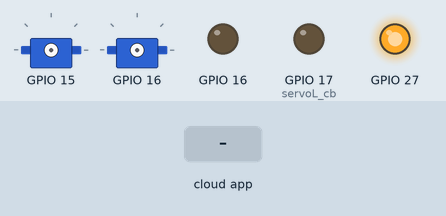
Recording of a sketch running on a simulated ESP32. Shown: 2 × servo, output pins drawn as LEDs (lit = HIGH). The inputs (shaded band) are chosen by the test bench. WiFi joins after 1.5 s; servers stay silent unless stated; the ROS host is connected and sends only what is stated; servo pulses on a pin are drawn as a servo (544–2400 µs = 0–180°); what the sketch prints to the serial monitor is not drawn.

Above: at 2.7 s.
2.8 s: the phone or cloud app sets servo_L to 0
At 4.0 s:
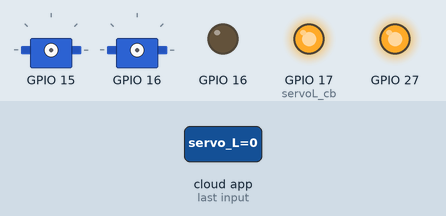
4.3 s: the phone or cloud app sets servo_R to 45
At 5.2 s:
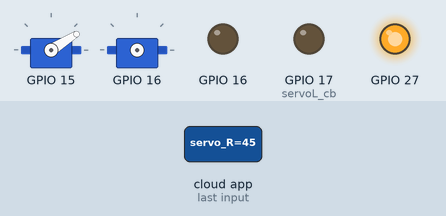
5.8 s: the phone or cloud app sets servo_L to 90
At 6.3 s:
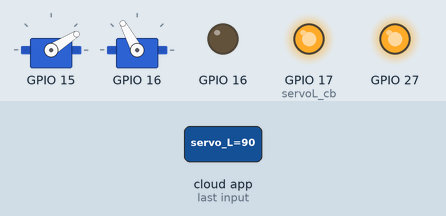
7.3 s: the phone or cloud app sets servo_R to 180
At 8.5 s:
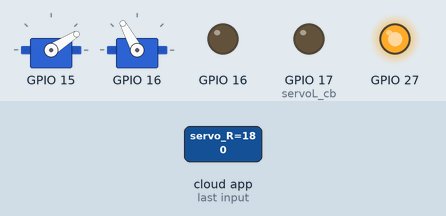
8.8 s: the phone or cloud app sets servo_L to 45
At 9.8 s:
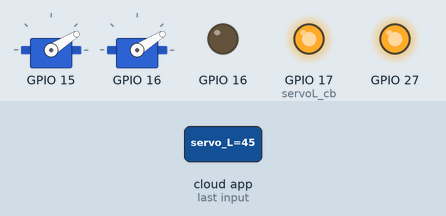
10.3 s: the phone or cloud app sets servo_R to 0
At 10.9 s:
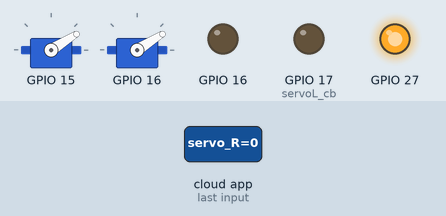
Timing chart, 0 to 12.8 s (numbered marks = the images above; inputs shaded):
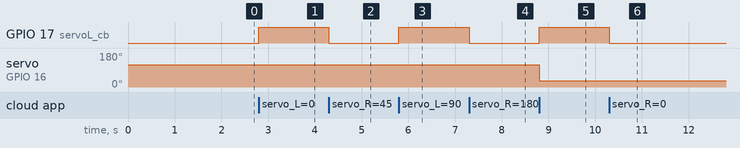

Measured:
- after the input at 2.8 s, GPIO 17 (servoL_cb): LOW → HIGH at once
- after the input at 4.3 s, GPIO 17 (servoL_cb): HIGH → LOW at once
- after the input at 5.8 s, GPIO 17 (servoL_cb): LOW → HIGH at once
- after the input at 7.3 s, GPIO 17 (servoL_cb): HIGH → LOW at once
- after the input at 8.8 s, GPIO 17 (servoL_cb): LOW → HIGH at once; servo on GPIO 16: 118° → 32° at once
- after the input at 10.3 s, GPIO 17 (servoL_cb): HIGH → LOW at once

The sketch:

3-15_mtrctrl_robot_wifi-servo_test.ino.ino
```cpp
#include "esp_system.h"
#include <ros.h>
#include <std_msgs/UInt16.h>
#include <WiFi.h>

const char SSID[] = "aterm-ecce1b-g";
//const char SSID[] = "KICK-event";
const char PASSWORD[] = "753bf0b3391c9";
//const char PASSWORD[] = "g6f5R9sP";
IPAddress server(192,168,11,17);
const uint16_t serverPort = 11411;

WiFiClient client;
class WiFiHardware {

  public:
  WiFiHardware() {};

  void init() {
    // do your initialization here. this probably includes TCP server/client setup
    client.connect(server, serverPort);
  }

  // read a byte from the serial port. -1 = failure
  int read() {
    // implement this method so that it reads a byte from the TCP connection and returns it
    //  you may return -1 is there is an error; for example if the TCP connection is not open
    return client.read();         //will return -1 when it will works
  }

  // write data to the connection to ROS
  void write(uint8_t* data, int length) {
    // implement this so that it takes the arguments and writes or prints them to the TCP connection
    for(int i=0; i<length; i++)
      client.write(data[i]);
  }

 // returns milliseconds since start of program
  unsigned long time() {
     return millis(); // easy; did this one for you
  }
};


ros::NodeHandle_<WiFiHardware> nh;

//Servo servo;

void servoL_cb(const std_msgs::UInt16& cmd_msg){

    //servo.write(cmd_msg.data);
    ledcWrite(1,cmd_msg.data);
    //ledcWrite(1,cmd_msg.data);
    //delay(150);
    Serial.print(cmd_msg.data);
    digitalWrite(17, HIGH-digitalRead(17));

}
void servoR_cb(const std_msgs::UInt16& cmd_msg){

    //servo.write(cmd_msg.data);
    //ledcWrite(0,cmd_msg.data);
    ledcWrite(0,cmd_msg.data);
    //delay(150);
    Serial.print(cmd_msg.data);
    digitalWrite(17, HIGH-digitalRead(17));

}

ros::Subscriber<std_msgs::UInt16> subL("servo_L", servoL_cb);
ros::Subscriber<std_msgs::UInt16> subR("servo_R", servoR_cb);

void setup(){
   pinMode(27, OUTPUT);
  Serial.begin(57600);//
     WiFi.begin(SSID,PASSWORD);
    Serial.print("WiFi connecting");

  while (WiFi.status() != WL_CONNECTED) {
    Serial.print(".");
    delay(100);
  }
   Serial.println(" connected");
   //digitalWrite(27, HIGH);
   nh.initNode();
    nh.subscribe(subL);
    nh.subscribe(subR);
  delay(10);
    //pinMode(27, OUTPUT);
    digitalWrite(27, LOW);


    pinMode(17, OUTPUT);
    digitalWrite(17, LOW);

    ledcSetup(0,50,10);//0ch50hz10bit//L-wheel
    ledcAttachPin(15,0);//15pin0ch//

    ledcSetup(1,50,10);//1ch50hz10bit//R-wheel
    ledcAttachPin(16,1);//16pin1ch//

}


int mini=10;//左端//
int maxi=167;//右端//
int n=mini;//

void loop(){
 //ledcWrite(0,60);//
 //n+=15;//
 //if (n>maxi) n=mini;//
  //delay(1500);//
 //ledcWrite(1,100);
  //delay(1500);
 //ledcWrite(0,150);
  //Serial.println(n);//
  //delay(1500);
     digitalWrite(27, HIGH);


    nh.spinOnce();
    delay(1);
}
```
